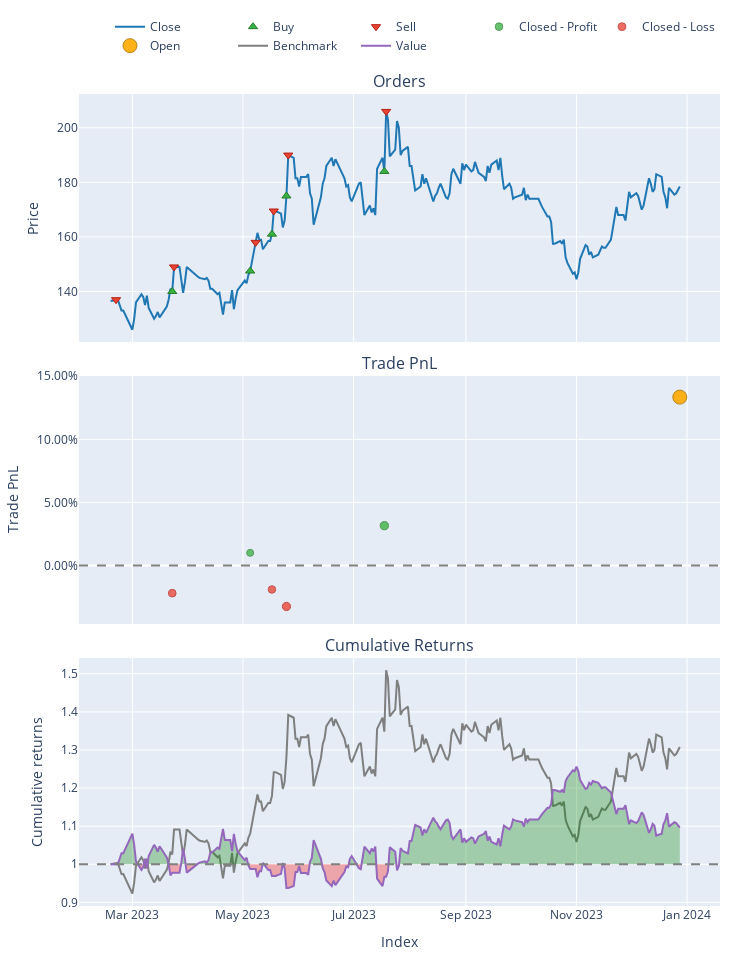

This figure's notebook cell:
### Code cell
pf.plot().show()

### Figure 1 — Plotly figure (JSON) as saved in the notebook; plotly's stock layout.template omitted (floating-point values rounded to 4 significant figures; data arrays with more than 128 entries replaced by an {"elided": "..."} marker saying what was removed)
{"data": [{"legendgroup": "0", "line": {"color": "#1f77b4"}, "name": "Close", "showlegend": true, "type": "scatter", "uid": "72d3d085-4042-4db7-9515-4feee34cd55f", "x": {"elided": "213 str values"}, "xaxis": "x", "y": {"elided": "213 float values"}, "yaxis": "y"}, {"customdata": [[1, 0.7299, 0], [3, 0.6564, 0], [5, 0.6253, 0], [7, 0.5718, 0], [9, 0.4935, 0]], "hovertemplate": "Order Id: %{customdata[0]}<br>Timestamp: %{x}<br>Price: %{y}<br>Size: %{customdata[1]:.6f}<br>Fees: %{customdata[2]:.6f}", "legendgroup": "1", "marker": {"color": "#37B13F", "line": {"color": "rgb(38,123,44)", "width": 1}, "size": 8, "symbol": "triangle-up"}, "mode": "markers", "name": "Buy", "type": "scatter", "uid": "2cdd73a6-6872-42a6-ba69-bcaf1227fac2", "x": ["2023-03-23T00:00:00", "2023-05-05T00:00:00", "2023-05-17T00:00:00", "2023-05-25T00:00:00", "2023-07-18T00:00:00"], "xaxis": "x", "y": [140, 147.5, 161, 175, 184], "yaxis": "y"}, {"customdata": [[0, 0.7299, 0], [2, 0.6564, 0], [4, 0.6253, 0], [6, 0.5718, 0], [8, 0.4935, 0], [10, 0.4696, 0]], "hovertemplate": "Order Id: %{customdata[0]}<br>Timestamp: %{x}<br>Price: %{y}<br>Size: %{customdata[1]:.6f}<br>Fees: %{customdata[2]:.6f}", "legendgroup": "2", "marker": {"color": "#EA4335", "line": {"color": "rgb(181,31,18)", "width": 1}, "size": 8, "symbol": "triangle-down"}, "mode": "markers", "name": "Sell", "type": "scatter", "uid": "0af168ce-f7f5-4b97-b5a9-0aa4ec54c868", "x": ["2023-02-20T00:00:00", "2023-03-24T00:00:00", "2023-05-08T00:00:00", "2023-05-18T00:00:00", "2023-05-26T00:00:00", "2023-07-19T00:00:00"], "xaxis": "x", "y": [137, 149, 158, 169.5, 190, 206], "yaxis": "y"}, {"customdata": [[1, 1, 0.9847, 0.01007], [4, 4, 2.961, 0.03158]], "hovertemplate": "Exit Trade Id: %{customdata[0]}<br>Position Id: %{customdata[1]}<br>Exit Timestamp: %{x}<br>PnL: %{customdata[2]:.6f}<br>Return: %{customdata[3]:.2%}", "legendgroup": "3", "marker": {"color": "#37B13F", "line": {"color": "rgb(38,123,44)", "width": 1}, "opacity": [0.75, 0.7761], "size": [7, 8.22], "symbol": "circle"}, "mode": "markers", "name": "Closed - Profit", "type": "scatter", "uid": "59fee27f-03f1-4b52-84c1-ddfeaecaa8e4", "x": ["2023-05-05T00:00:00", "2023-07-18T00:00:00"], "xaxis": "x2", "y": [0.01007, 0.03158], "yaxis": "y2"}, {"customdata": [[0, 0, -2.19, -0.0219], [2, 2, -1.876, -0.01899], [3, 3, -3.145, -0.03245]], "hovertemplate": "Exit Trade Id: %{customdata[0]}<br>Position Id: %{customdata[1]}<br>Exit Timestamp: %{x}<br>PnL: %{customdata[2]:.6f}<br>Return: %{customdata[3]:.2%}", "legendgroup": "4", "marker": {"color": "#EA4335", "line": {"color": "rgb(181,31,18)", "width": 1}, "opacity": [0.7644, 0.7608, 0.7772], "size": [7.671, 7.506, 8.269], "symbol": "circle"}, "mode": "markers", "name": "Closed - Loss", "type": "scatter", "uid": "590ccacb-1888-4198-b9db-d70d52cffc24", "x": ["2023-03-23T00:00:00", "2023-05-17T00:00:00", "2023-05-25T00:00:00"], "xaxis": "x2", "y": [-0.0219, -0.01899, -0.03245], "yaxis": "y2"}, {"customdata": [[5, 5, 12.91, 0.1335]], "hovertemplate": "Exit Trade Id: %{customdata[0]}<br>Position Id: %{customdata[1]}<br>Exit Timestamp: %{x}<br>PnL: %{customdata[2]:.6f}<br>Return: %{customdata[3]:.2%}", "legendgroup": "5", "marker": {"color": "#FFAA00", "line": {"color": "rgb(178,118,0)", "width": 1}, "opacity": [0.9], "size": [14], "symbol": "circle"}, "mode": "markers", "name": "Open", "type": "scatter", "uid": "1f98989c-7aec-45bc-998a-801bac7a0410", "x": ["2023-12-28T00:00:00"], "xaxis": "x2", "y": [0.1335], "yaxis": "y2"}, {"legendgroup": "6", "line": {"color": "#7f7f7f"}, "name": "Benchmark", "showlegend": true, "type": "scatter", "uid": "3fb0dbf9-2e96-4786-aaa9-04538892b6d2", "x": {"elided": "213 str values"}, "xaxis": "x3", "y": {"elided": "213 float values"}, "yaxis": "y3"}, {"hoverinfo": "skip", "legendgroup": "7", "line": {"color": "rgba(0, 0, 0, 0)", "width": 0}, "opacity": 0, "showlegend": false, "type": "scatter", "uid": "0bae7b87-fc10-4ba5-bd99-3ae0ede6bb9e", "x": {"elided": "213 str values"}, "xaxis": "x3", "y": {"elided": "213 int values"}, "yaxis": "y3"}, {"connectgaps": false, "fill": "tonexty", "fillcolor": "rgba(0, 128, 0, 0.3)", "hoverinfo": "skip", "legendgroup": "7", "line": {"color": "rgba(0, 0, 0, 0)", "width": 0}, "opacity": 0, "showlegend": false, "type": "scatter", "uid": "ba13aff7-6ef3-43a6-ace9-afd926a6b577", "x": {"elided": "213 str values"}, "xaxis": "x3", "y": {"elided": "213 float values"}, "yaxis": "y3"}, {"hoverinfo": "skip", "legendgroup": "7", "line": {"color": "rgba(0, 0, 0, 0)", "width": 0}, "opacity": 0, "showlegend": false, "type": "scatter", "uid": "9520028f-789a-41f0-80d5-c4f5a294220f", "x": {"elided": "213 str values"}, "xaxis": "x3", "y": {"elided": "213 int values"}, "yaxis": "y3"}, {"connectgaps": false, "fill": "tonexty", "fillcolor": "rgba(255, 0, 0, 0.3)", "hoverinfo": "skip", "legendgroup": "7", "line": {"color": "rgba(0, 0, 0, 0)", "width": 0}, "opacity": 0, "showlegend": false, "type": "scatter", "uid": "16817531-9008-421f-9436-306c055a3047", "x": {"elided": "213 str values"}, "xaxis": "x3", "y": {"elided": "213 float values"}, "yaxis": "y3"}, {"legendgroup": "8", "line": {"color": "#9467bd"}, "name": "Value", "showlegend": true, "type": "scatter", "uid": "be660e33-ce6d-467b-9456-16d6d8f33a54", "x": {"elided": "213 str values"}, "xaxis": "x3", "y": {"elided": "213 float values"}, "yaxis": "y3"}, {"hoverinfo": "skip", "legendgroup": "7", "line": {"color": "rgba(0, 0, 0, 0)", "width": 0}, "opacity": 0, "showlegend": false, "type": "scatter", "uid": "15cece4e-cc79-44fa-aa1f-cf52a4f80600", "x": {"elided": "213 str values"}, "xaxis": "x3", "y": {"elided": "213 int values"}, "yaxis": "y3"}], "layout": {"annotations": [{"font": {"size": 16}, "showarrow": false, "text": "Orders", "x": 0.5, "xanchor": "center", "xref": "paper", "y": 1, "yanchor": "bottom", "yref": "paper"}, {"font": {"size": 16}, "showarrow": false, "text": "Trade PnL", "x": 0.5, "xanchor": "center", "xref": "paper", "y": 0.6528, "yanchor": "bottom", "yref": "paper"}, {"font": {"size": 16}, "showarrow": false, "text": "Cumulative Returns", "x": 0.5, "xanchor": "center", "xref": "paper", "y": 0.3056, "yanchor": "bottom", "yref": "paper"}], "height": 960, "legend": {"orientation": "h", "traceorder": "normal", "x": 1, "xanchor": "right", "y": 1.042, "yanchor": "bottom"}, "margin": {"b": 30, "l": 30, "r": 30, "t": 30}, "shapes": [{"line": {"color": "gray", "dash": "dash"}, "type": "line", "x0": 0, "x1": 1, "xref": "paper", "y0": 0, "y1": 0, "yref": "y2"}, {"line": {"color": "gray", "dash": "dash"}, "type": "line", "x0": 0, "x1": 1, "xref": "paper", "y0": 1, "y1": 1, "yref": "y3"}], "showlegend": true, "width": 750, "xaxis": {"anchor": "y", "domain": [0, 1], "matches": "x3", "showticklabels": false}, "xaxis2": {"anchor": "y2", "domain": [0, 1], "matches": "x3", "showticklabels": false}, "xaxis3": {"anchor": "y3", "domain": [0, 1], "title": {"text": "Index"}}, "yaxis": {"anchor": "x", "domain": [0.6944, 1], "title": {"text": "Price"}}, "yaxis2": {"anchor": "x2", "domain": [0.3472, 0.6528], "tickformat": ".2%", "title": {"text": "Trade PnL"}}, "yaxis3": {"anchor": "x3", "domain": [0, 0.3056], "title": {"text": "Cumulative returns"}}}}
